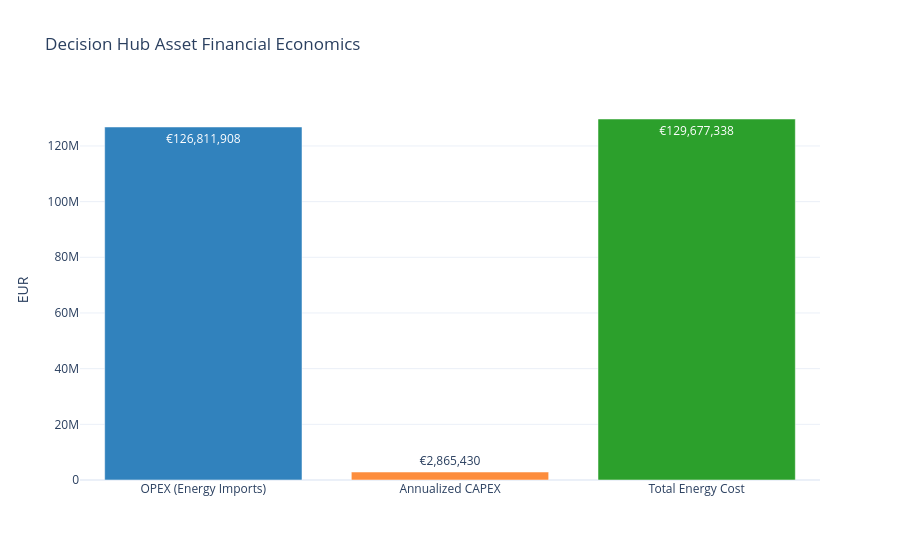

Source (notebook cell):
### Code cell
# Solve Decision Hub Investment Model
meta_inv = hes_inv.solve()

print("\n--- DECISION HUB OPTIMIZATION SUMMARY ---")
display(pd.DataFrame([meta_inv]))

# 1. Render PyPSA Optimal Asset Sizing Results Table
df_sizing = create_pypsa_asset_sizing_table(meta_inv)
print("\n--- OPTIMAL INVESTMENT ASSET SIZING ---")
display(df_sizing)

# 2. Render Financial & Technical Scenario Comparison Table
df_summary = create_summary_dataframe({"Operation Hub": meta_op, "Decision Hub": meta_inv})
print("\n--- EXECUTIVE SCENARIO COMPARISON SUMMARY TABLE ---")
display(df_summary)

# 3. Render Asset Financial Economics Bar Chart
fig_econ = plot_asset_economics_interactive(meta_inv, title="Decision Hub Asset Financial Economics")
fig_econ.show()

### Figure 1 — Plotly figure (JSON) as saved in the notebook; plotly's stock layout.template omitted (floating-point values rounded to 4 significant figures)
{"data": [{"marker": {"color": ["#3182bd", "#fd8d3c", "#2ca02c"]}, "text": ["€126,811,908", "€2,865,430", "€129,677,338"], "textposition": "auto", "type": "bar", "x": ["OPEX (Energy Imports)", "Annualized CAPEX", "Total Energy Cost"], "y": [126800000.0, 2865000.0, 129700000.0]}], "layout": {"title": {"text": "Decision Hub Asset Financial Economics"}, "yaxis": {"title": {"text": "EUR"}}}}
